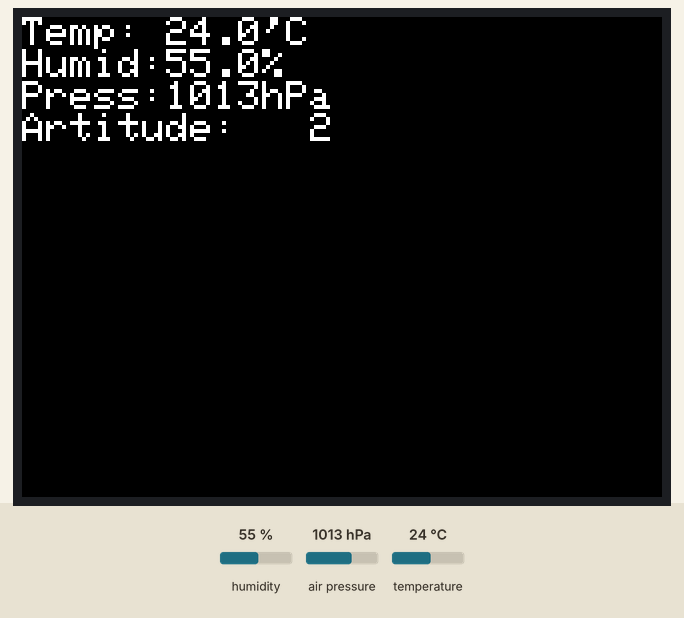
Simulated run of this sketch. Board: ESP32. On the bench: 320×240 colour display. The inputs (shaded band) are chosen by the test bench; at power-on: humidity 55 %, air pressure 1013 hPa, temperature 24 °C.

Above: at 1.4 s.
1.5 s: humidity set to 22 %
At 11.3 s:
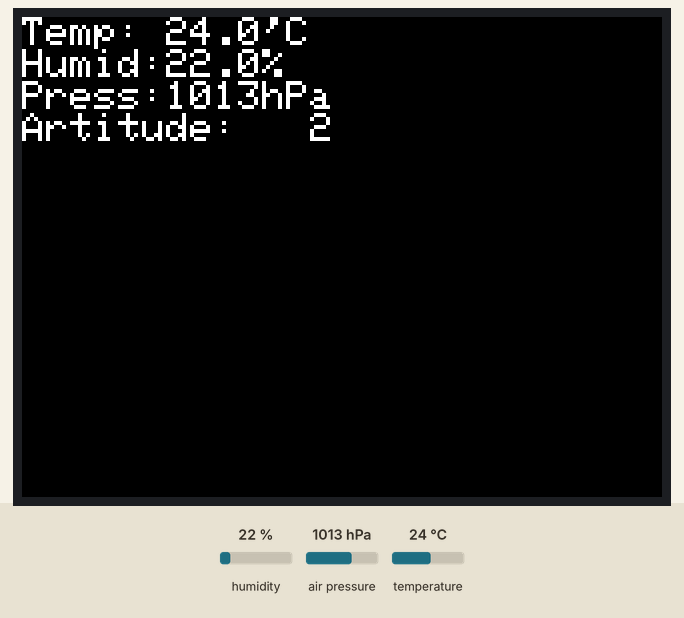
Timing chart, 0 to 12.8 s (numbered marks = the images above; inputs shaded):
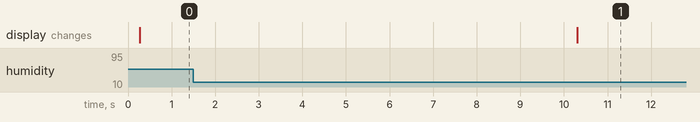

The sketch:

StackEnvSensor.ino
```cpp
//DHT12_sensor_library-master.zipをGitからとってきてインストール
//Adafruit BMP280もインストール
//Adafruit Unified Sensor インストール


#include <M5Stack.h>
#include <Wire.h>

#include "DHT12.h"
#include "Adafruit_Sensor.h"
#include <Adafruit_BMP280.h>


DHT12 dht12;
Adafruit_BMP280 bme;

void setup() {
  // put your setup code here, to run once:
    M5.begin();
    //M5.Axp.ScreenBreath(8);    // 画面の輝度を少し下げる ----B
    //M5.Lcd.setRotation(3);      // 左を上にする         ----C
    M5.Lcd.setTextSize(2);      // 文字サイズを2にする
    M5.Lcd.fillScreen(BLACK);   // 背景を黒にする

    Wire.begin();               // I2Cを初期化する
    while (!bme.begin(0x76)) {  // BMP280を初期化する
        M5.Lcd.println("BMP280 init fail");
    }
}

void loop() {
  // put your main code here, to run repeatedly:
    float tmp = dht12.readTemperature();
    float hum = dht12.readHumidity();
    float pressure = bme.readPressure();
   // double vbat = M5.Axp.GetVbatData() * 1.1 / 1000;  // バッテリー電圧を取得 ----D
    //float altitude = bme.calcAltitude(pressure);

    float altitude = bme.readAltitude(1013.25);

    M5.Lcd.setCursor(0, 0, 1);
    M5.Lcd.printf("Temp: %4.1f'C\r\n", tmp);
    M5.Lcd.printf("Humid:%4.1f%%\r\n", hum);
    M5.Lcd.printf("Press:%4.0fhPa\r\n", pressure / 100);
    M5.Lcd.printf("Artitude:%4.0f\r\n", altitude);
    //M5.Lcd.printf("vbat: %4.2fV\r\n", vbat);
    delay(10 * 1000);
}
```

Measured:
- after the input at 1.5 s, the display: changes after 8.8 s (image 1)
